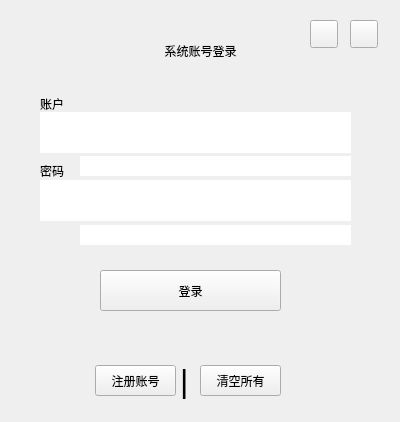
<?xml version="1.0" encoding="UTF-8"?>
<ui version="4.0">
 <class>logInForm</class>
 <widget class="QWidget" name="logInForm">
  <property name="geometry">
   <rect>
    <x>0</x>
    <y>0</y>
    <width>400</width>
    <height>422</height>
   </rect>
  </property>
  <property name="windowTitle">
   <string>Form</string>
  </property>
  <widget class="QLabel" name="LoginEdit">
   <property name="geometry">
    <rect>
     <x>0</x>
     <y>30</y>
     <width>401</width>
     <height>41</height>
    </rect>
   </property>
   <property name="styleSheet">
    <string notr="true">
font: 20pt &quot;黑体&quot;;
</string>
   </property>
   <property name="text">
    <string>系统账号登录</string>
   </property>
   <property name="alignment">
    <set>Qt::AlignCenter</set>
   </property>
  </widget>
  <widget class="QLineEdit" name="lineName">
   <property name="geometry">
    <rect>
     <x>40</x>
     <y>112</y>
     <width>311</width>
     <height>41</height>
    </rect>
   </property>
   <property name="frame">
    <bool>false</bool>
   </property>
  </widget>
  <widget class="QLineEdit" name="linePassWord">
   <property name="geometry">
    <rect>
     <x>40</x>
     <y>180</y>
     <width>311</width>
     <height>41</height>
    </rect>
   </property>
   <property name="frame">
    <bool>false</bool>
   </property>
  </widget>
  <widget class="QPushButton" name="loginbtn">
   <property name="geometry">
    <rect>
     <x>100</x>
     <y>270</y>
     <width>181</width>
     <height>41</height>
    </rect>
   </property>
   <property name="text">
    <string>登录</string>
   </property>
  </widget>
  <widget class="QLabel" name="labelLog">
   <property name="geometry">
    <rect>
     <x>180</x>
     <y>360</y>
     <width>16</width>
     <height>41</height>
    </rect>
   </property>
   <property name="styleSheet">
    <string notr="true">font: 24pt ;</string>
   </property>
   <property name="text">
    <string>|</string>
   </property>
  </widget>
  <widget class="QPushButton" name="forgetBtn">
   <property name="geometry">
    <rect>
     <x>200</x>
     <y>365</y>
     <width>81</width>
     <height>31</height>
    </rect>
   </property>
   <property name="text">
    <string>清空所有</string>
   </property>
  </widget>
  <widget class="QPushButton" name="signBtn">
   <property name="geometry">
    <rect>
     <x>95</x>
     <y>365</y>
     <width>81</width>
     <height>31</height>
    </rect>
   </property>
   <property name="text">
    <string>注册账号</string>
   </property>
  </widget>
  <widget class="QLabel" name="namelabel">
   <property name="geometry">
    <rect>
     <x>40</x>
     <y>98</y>
     <width>54</width>
     <height>12</height>
    </rect>
   </property>
   <property name="styleSheet">
    <string notr="true">font: 9pt &quot;HarmonyOS Sans SC&quot;;
</string>
   </property>
   <property name="text">
    <string>账户</string>
   </property>
  </widget>
  <widget class="QLabel" name="pwdlabel">
   <property name="geometry">
    <rect>
     <x>40</x>
     <y>165</y>
     <width>54</width>
     <height>12</height>
    </rect>
   </property>
   <property name="styleSheet">
    <string notr="true">font: 9pt &quot;HarmonyOS Sans SC&quot;;</string>
   </property>
   <property name="text">
    <string>密码</string>
   </property>
  </widget>
  <widget class="QLineEdit" name="wrongEdit2">
   <property name="geometry">
    <rect>
     <x>80</x>
     <y>225</y>
     <width>271</width>
     <height>20</height>
    </rect>
   </property>
   <property name="styleSheet">
    <string notr="true">font: 9pt &quot;HarmonyOS Sans SC&quot;;
color: rgb(255, 60, 43);</string>
   </property>
   <property name="text">
    <string/>
   </property>
   <property name="frame">
    <bool>false</bool>
   </property>
  </widget>
  <widget class="QLineEdit" name="wrongEdit1">
   <property name="geometry">
    <rect>
     <x>80</x>
     <y>156</y>
     <width>271</width>
     <height>20</height>
    </rect>
   </property>
   <property name="styleSheet">
    <string notr="true">font: 9pt &quot;HarmonyOS Sans SC&quot;;
color: rgb(255, 60, 43);
</string>
   </property>
   <property name="text">
    <string/>
   </property>
   <property name="frame">
    <bool>false</bool>
   </property>
  </widget>
  <widget class="QWidget" name="loginwidget" native="true">
   <property name="geometry">
    <rect>
     <x>50</x>
     <y>20</y>
     <width>61</width>
     <height>61</height>
    </rect>
   </property>
  </widget>
  <widget class="QWidget" name="backwidget" native="true">
   <property name="geometry">
    <rect>
     <x>0</x>
     <y>10</y>
     <width>391</width>
     <height>401</height>
    </rect>
   </property>
  </widget>
  <widget class="QPushButton" name="minisizeBtn">
   <property name="geometry">
    <rect>
     <x>310</x>
     <y>20</y>
     <width>28</width>
     <height>28</height>
    </rect>
   </property>
   <property name="text">
    <string/>
   </property>
  </widget>
  <widget class="QPushButton" name="closeBtn">
   <property name="geometry">
    <rect>
     <x>350</x>
     <y>20</y>
     <width>28</width>
     <height>28</height>
    </rect>
   </property>
   <property name="text">
    <string/>
   </property>
  </widget>
  <zorder>backwidget</zorder>
  <zorder>LoginEdit</zorder>
  <zorder>lineName</zorder>
  <zorder>linePassWord</zorder>
  <zorder>loginbtn</zorder>
  <zorder>labelLog</zorder>
  <zorder>forgetBtn</zorder>
  <zorder>signBtn</zorder>
  <zorder>namelabel</zorder>
  <zorder>pwdlabel</zorder>
  <zorder>wrongEdit2</zorder>
  <zorder>wrongEdit1</zorder>
  <zorder>loginwidget</zorder>
  <zorder>minisizeBtn</zorder>
  <zorder>closeBtn</zorder>
 </widget>
 <resources/>
 <connections/>
</ui>
